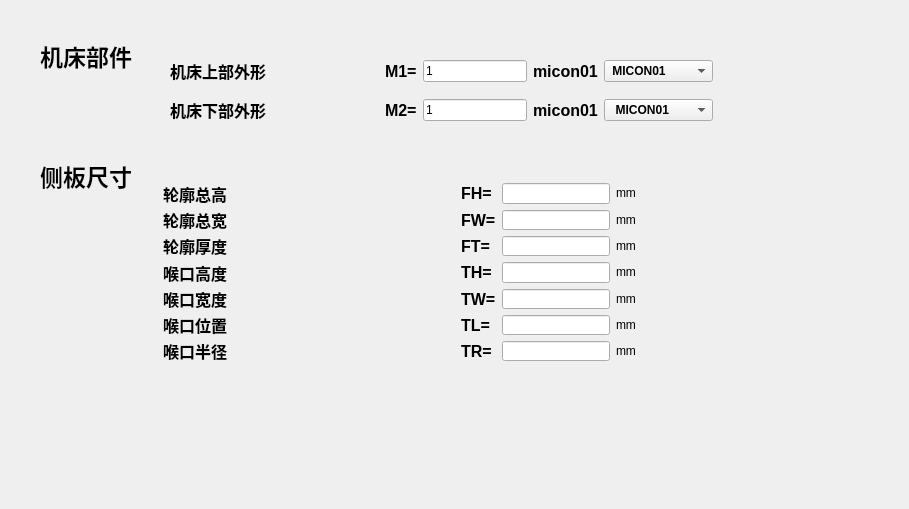
   <widget class="QWidget" name="tab_11">
    <attribute name="title">
     <string>机床侧轮廓</string>
    </attribute>
    <widget class="QWidget" name="widget_19" native="true">
     <property name="geometry">
      <rect>
       <x>0</x>
       <y>0</y>
       <width>900</width>
       <height>500</height>
      </rect>
     </property>
     <widget class="QLabel" name="label_271">
      <property name="geometry">
       <rect>
        <x>40</x>
        <y>40</y>
        <width>101</width>
        <height>31</height>
       </rect>
      </property>
      <property name="font">
       <font>
        <pointsize>17</pointsize>
        <weight>75</weight>
        <bold>true</bold>
       </font>
      </property>
      <property name="text">
       <string>机床部件</string>
      </property>
     </widget>
     <widget class="QLabel" name="label_272">
      <property name="geometry">
       <rect>
        <x>40</x>
        <y>160</y>
        <width>101</width>
        <height>31</height>
       </rect>
      </property>
      <property name="font">
       <font>
        <pointsize>17</pointsize>
        <weight>75</weight>
        <bold>true</bold>
       </font>
      </property>
      <property name="text">
       <string>侧板尺寸</string>
      </property>
     </widget>
     <widget class="QWidget" name="layoutWidget_18">
      <property name="geometry">
       <rect>
        <x>170</x>
        <y>50</y>
        <width>543</width>
        <height>81</height>
       </rect>
      </property>
      <layout class="QGridLayout" name="gridLayout_6">
       <item row="0" column="0">
        <widget class="QLabel" name="label_277">
         <property name="enabled">
          <bool>true</bool>
         </property>
         <property name="font">
          <font>
           <pointsize>12</pointsize>
           <weight>75</weight>
           <bold>true</bold>
          </font>
         </property>
         <property name="text">
          <string>机床上部外形           </string>
         </property>
        </widget>
       </item>
       <item row="0" column="1">
        <spacer name="horizontalSpacer_168">
         <property name="orientation">
          <enum>Qt::Horizontal</enum>
         </property>
         <property name="sizeHint" stdset="0">
          <size>
           <width>37</width>
           <height>17</height>
          </size>
         </property>
        </spacer>
       </item>
       <item row="0" column="2">
        <widget class="QLabel" name="label_278">
         <property name="font">
          <font>
           <pointsize>12</pointsize>
           <weight>75</weight>
           <bold>true</bold>
          </font>
         </property>
         <property name="text">
          <string>M1=</string>
         </property>
        </widget>
       </item>
       <item row="0" column="3">
        <widget class="QLineEdit" name="line50">
         <property name="text">
          <string>1</string>
         </property>
        </widget>
       </item>
       <item row="0" column="4">
        <widget class="QLabel" name="label_279">
         <property name="font">
          <font>
           <pointsize>12</pointsize>
           <weight>75</weight>
           <bold>true</bold>
          </font>
         </property>
         <property name="text">
          <string>micon01</string>
         </property>
        </widget>
       </item>
       <item row="1" column="0">
        <widget class="QLabel" name="label_280">
         <property name="enabled">
          <bool>true</bool>
         </property>
         <property name="font">
          <font>
           <pointsize>12</pointsize>
           <weight>75</weight>
           <bold>true</bold>
          </font>
         </property>
         <property name="text">
          <string>机床下部外形                  </string>
         </property>
        </widget>
       </item>
       <item row="1" column="1">
        <spacer name="horizontalSpacer_169">
         <property name="orientation">
          <enum>Qt::Horizontal</enum>
         </property>
         <property name="sizeHint" stdset="0">
          <size>
           <width>34</width>
           <height>14</height>
          </size>
         </property>
        </spacer>
       </item>
       <item row="1" column="2">
        <widget class="QLabel" name="label_281">
         <property name="font">
          <font>
           <pointsize>12</pointsize>
           <weight>75</weight>
           <bold>true</bold>
          </font>
         </property>
         <property name="text">
          <string>M2=</string>
         </property>
        </widget>
       </item>
       <item row="1" column="3">
        <widget class="QLineEdit" name="line51">
         <property name="text">
          <string>1</string>
         </property>
        </widget>
       </item>
       <item row="1" column="4">
        <widget class="QLabel" name="label_282">
         <property name="font">
          <font>
           <pointsize>12</pointsize>
           <weight>75</weight>
           <bold>true</bold>
          </font>
         </property>
         <property name="text">
          <string>micon01</string>
         </property>
        </widget>
       </item>
       <item row="1" column="5">
        <widget class="QComboBox" name="combo17">
         <property name="font">
          <font>
           <weight>75</weight>
           <bold>true</bold>
          </font>
         </property>
         <item>
          <property name="text">
           <string>  MICON01</string>
          </property>
         </item>
         <item>
          <property name="text">
           <string>  _______.___</string>
          </property>
         </item>
        </widget>
       </item>
       <item row="0" column="5">
        <widget class="QComboBox" name="combo16">
         <property name="font">
          <font>
           <weight>75</weight>
           <bold>true</bold>
          </font>
         </property>
         <item>
          <property name="text">
           <string> MICON01</string>
          </property>
         </item>
         <item>
          <property name="text">
           <string>   36</string>
          </property>
         </item>
         <item>
          <property name="text">
           <string>  987</string>
          </property>
         </item>
         <item>
          <property name="text">
           <string>  698</string>
          </property>
         </item>
        </widget>
       </item>
      </layout>
     </widget>
     <widget class="QLabel" name="machinelabel">
      <property name="geometry">
       <rect>
        <x>600</x>
        <y>180</y>
        <width>171</width>
        <height>171</height>
       </rect>
      </property>
      <property name="text">
       <string/>
      </property>
     </widget>
     <widget class="QWidget" name="layoutWidget">
      <property name="geometry">
       <rect>
        <x>163</x>
        <y>183</y>
        <width>503</width>
        <height>178</height>
       </rect>
      </property>
      <layout class="QGridLayout" name="gridLayout_3">
       <item row="0" column="0">
        <widget class="QLabel" name="label_302">
         <property name="font">
          <font>
           <pointsize>12</pointsize>
           <weight>75</weight>
           <bold>true</bold>
          </font>
         </property>
         <property name="text">
          <string>轮廓总高                     </string>
         </property>
        </widget>
       </item>
       <item row="0" column="1">
        <widget class="QLabel" name="label_303">
         <property name="sizePolicy">
          <sizepolicy hsizetype="Fixed" vsizetype="Preferred">
           <horstretch>0</horstretch>
           <verstretch>0</verstretch>
          </sizepolicy>
         </property>
         <property name="font">
          <font>
           <pointsize>12</pointsize>
           <weight>75</weight>
           <bold>true</bold>
          </font>
         </property>
         <property name="text">
          <string>FH=</string>
         </property>
        </widget>
       </item>
       <item row="0" column="2">
        <widget class="QLineEdit" name="line52">
         <property name="sizePolicy">
          <sizepolicy hsizetype="Fixed" vsizetype="Fixed">
           <horstretch>0</horstretch>
           <verstretch>0</verstretch>
          </sizepolicy>
         </property>
         <property name="text">
          <string/>
         </property>
        </widget>
       </item>
       <item row="0" column="3">
        <widget class="QLabel" name="label_304">
         <property name="sizePolicy">
          <sizepolicy hsizetype="Fixed" vsizetype="Fixed">
           <horstretch>0</horstretch>
           <verstretch>0</verstretch>
          </sizepolicy>
         </property>
         <property name="text">
          <string>mm</string>
         </property>
        </widget>
       </item>
       <item row="1" column="0">
        <widget class="QLabel" name="label_305">
         <property name="font">
          <font>
           <pointsize>12</pointsize>
           <weight>75</weight>
           <bold>true</bold>
          </font>
         </property>
         <property name="text">
          <string>轮廓总宽                     </string>
         </property>
        </widget>
       </item>
       <item row="1" column="1">
        <widget class="QLabel" name="label_306">
         <property name="sizePolicy">
          <sizepolicy hsizetype="Fixed" vsizetype="Preferred">
           <horstretch>0</horstretch>
           <verstretch>0</verstretch>
          </sizepolicy>
         </property>
         <property name="font">
          <font>
           <pointsize>12</pointsize>
           <weight>75</weight>
           <bold>true</bold>
          </font>
         </property>
         <property name="text">
          <string>FW=</string>
         </property>
        </widget>
       </item>
       <item row="1" column="2">
        <widget class="QLineEdit" name="line53">
         <property name="sizePolicy">
          <sizepolicy hsizetype="Fixed" vsizetype="Fixed">
           <horstretch>0</horstretch>
           <verstretch>0</verstretch>
          </sizepolicy>
         </property>
         <property name="text">
          <string/>
         </property>
        </widget>
       </item>
       <item row="1" column="3">
        <widget class="QLabel" name="label_307">
         <property name="sizePolicy">
          <sizepolicy hsizetype="Fixed" vsizetype="Fixed">
           <horstretch>0</horstretch>
           <verstretch>0</verstretch>
          </sizepolicy>
         </property>
         <property name="text">
          <string>mm</string>
         </property>
        </widget>
       </item>
       <item row="2" column="0">
        <widget class="QLabel" name="label_308">
         <property name="enabled">
          <bool>true</bool>
         </property>
         <property name="font">
          <font>
           <pointsize>12</pointsize>
           <weight>75</weight>
           <bold>true</bold>
          </font>
         </property>
         <property name="text">
          <string>轮廓厚度                     </string>
         </property>
        </widget>
       </item>
       <item row="2" column="1">
        <widget class="QLabel" name="label_309">
         <property name="enabled">
          <bool>true</bool>
         </property>
         <property name="sizePolicy">
          <sizepolicy hsizetype="Fixed" vsizetype="Preferred">
           <horstretch>0</horstretch>
           <verstretch>0</verstretch>
          </sizepolicy>
         </property>
         <property name="font">
          <font>
           <pointsize>12</pointsize>
           <weight>75</weight>
           <bold>true</bold>
          </font>
         </property>
         <property name="text">
          <string>FT=</string>
         </property>
        </widget>
       </item>
       <item row="2" column="2">
        <widget class="QLineEdit" name="line54">
         <property name="enabled">
          <bool>true</bool>
         </property>
         <property name="sizePolicy">
          <sizepolicy hsizetype="Fixed" vsizetype="Fixed">
           <horstretch>0</horstretch>
           <verstretch>0</verstretch>
          </sizepolicy>
         </property>
         <property name="text">
          <string/>
         </property>
        </widget>
       </item>
       <item row="2" column="3">
        <widget class="QLabel" name="label_310">
         <property name="enabled">
          <bool>true</bool>
         </property>
         <property name="sizePolicy">
          <sizepolicy hsizetype="Fixed" vsizetype="Fixed">
           <horstretch>0</horstretch>
           <verstretch>0</verstretch>
          </sizepolicy>
         </property>
         <property name="text">
          <string>mm   </string>
         </property>
        </widget>
       </item>
       <item row="3" column="0">
        <widget class="QLabel" name="label_311">
         <property name="font">
          <font>
           <pointsize>12</pointsize>
           <weight>75</weight>
           <bold>true</bold>
          </font>
         </property>
         <property name="text">
          <string>喉口高度                     </string>
         </property>
        </widget>
       </item>
       <item row="3" column="1">
        <widget class="QLabel" name="label_312">
         <property name="sizePolicy">
          <sizepolicy hsizetype="Fixed" vsizetype="Preferred">
           <horstretch>0</horstretch>
           <verstretch>0</verstretch>
          </sizepolicy>
         </property>
         <property name="font">
          <font>
           <pointsize>12</pointsize>
           <weight>75</weight>
           <bold>true</bold>
          </font>
         </property>
         <property name="text">
          <string>TH=</string>
         </property>
        </widget>
       </item>
       <item row="3" column="2">
        <widget class="QLineEdit" name="line55">
         <property name="sizePolicy">
          <sizepolicy hsizetype="Fixed" vsizetype="Fixed">
           <horstretch>0</horstretch>
           <verstretch>0</verstretch>
          </sizepolicy>
         </property>
         <property name="text">
          <string/>
         </property>
        </widget>
       </item>
       <item row="3" column="3">
        <widget class="QLabel" name="label_313">
         <property name="sizePolicy">
          <sizepolicy hsizetype="Fixed" vsizetype="Fixed">
           <horstretch>0</horstretch>
           <verstretch>0</verstretch>
          </sizepolicy>
         </property>
         <property name="text">
          <string>mm </string>
         </property>
        </widget>
       </item>
       <item row="4" column="0">
        <widget class="QLabel" name="label_314">
         <property name="font">
          <font>
           <pointsize>12</pointsize>
           <weight>75</weight>
           <bold>true</bold>
          </font>
         </property>
         <property name="text">
          <string>喉口宽度                     </string>
         </property>
        </widget>
       </item>
       <item row="4" column="1">
        <widget class="QLabel" name="label_315">
         <property name="sizePolicy">
          <sizepolicy hsizetype="Fixed" vsizetype="Preferred">
           <horstretch>0</horstretch>
           <verstretch>0</verstretch>
          </sizepolicy>
         </property>
         <property name="font">
          <font>
           <pointsize>12</pointsize>
           <weight>75</weight>
           <bold>true</bold>
          </font>
         </property>
         <property name="text">
          <string>TW=</string>
         </property>
        </widget>
       </item>
       <item row="4" column="2">
        <widget class="QLineEdit" name="line56">
         <property name="sizePolicy">
          <sizepolicy hsizetype="Fixed" vsizetype="Fixed">
           <horstretch>0</horstretch>
           <verstretch>0</verstretch>
          </sizepolicy>
         </property>
         <property name="text">
          <string/>
         </property>
        </widget>
       </item>
       <item row="4" column="3">
        <widget class="QLabel" name="label_316">
         <property name="sizePolicy">
          <sizepolicy hsizetype="Fixed" vsizetype="Fixed">
           <horstretch>0</horstretch>
           <verstretch>0</verstretch>
          </sizepolicy>
         </property>
         <property name="text">
          <string>mm     </string>
         </property>
        </widget>
       </item>
       <item row="5" column="0">
        <widget class="QLabel" name="label_317">
         <property name="enabled">
          <bool>true</bool>
         </property>
         <property name="font">
          <font>
           <pointsize>12</pointsize>
           <weight>75</weight>
           <bold>true</bold>
          </font>
         </property>
         <property name="text">
          <string>喉口位置                     </string>
         </property>
        </widget>
       </item>
       <item row="5" column="1">
        <widget class="QLabel" name="label_318">
         <property name="enabled">
          <bool>true</bool>
         </property>
         <property name="sizePolicy">
          <sizepolicy hsizetype="Fixed" vsizetype="Preferred">
           <horstretch>0</horstretch>
           <verstretch>0</verstretch>
          </sizepolicy>
         </property>
         <property name="font">
          <font>
           <pointsize>12</pointsize>
           <weight>75</weight>
           <bold>true</bold>
          </font>
         </property>
         <property name="text">
          <string>TL=</string>
         </property>
        </widget>
       </item>
       <item row="5" column="2">
        <widget class="QLineEdit" name="line57">
         <property name="enabled">
          <bool>true</bool>
         </property>
         <property name="sizePolicy">
          <sizepolicy hsizetype="Fixed" vsizetype="Fixed">
           <horstretch>0</horstretch>
           <verstretch>0</verstretch>
          </sizepolicy>
         </property>
         <property name="text">
          <string/>
         </property>
        </widget>
       </item>
       <item row="5" column="3">
        <widget class="QLabel" name="label_319">
         <property name="enabled">
          <bool>true</bool>
         </property>
         <property name="sizePolicy">
          <sizepolicy hsizetype="Fixed" vsizetype="Fixed">
           <horstretch>0</horstretch>
           <verstretch>0</verstretch>
          </sizepolicy>
         </property>
         <property name="text">
          <string>mm         </string>
         </property>
        </widget>
       </item>
       <item row="6" column="0">
        <widget class="QLabel" name="label_320">
         <property name="enabled">
          <bool>true</bool>
         </property>
         <property name="font">
          <font>
           <pointsize>12</pointsize>
           <weight>75</weight>
           <bold>true</bold>
          </font>
         </property>
         <property name="text">
          <string>喉口半径                     </string>
         </property>
        </widget>
       </item>
       <item row="6" column="1">
        <widget class="QLabel" name="label_321">
         <property name="enabled">
          <bool>true</bool>
         </property>
         <property name="sizePolicy">
          <sizepolicy hsizetype="Fixed" vsizetype="Preferred">
           <horstretch>0</horstretch>
           <verstretch>0</verstretch>
          </sizepolicy>
         </property>
         <property name="font">
          <font>
           <pointsize>12</pointsize>
           <weight>75</weight>
           <bold>true</bold>
          </font>
         </property>
         <property name="text">
          <string>TR=</string>
         </property>
        </widget>
       </item>
       <item row="6" column="2">
        <widget class="QLineEdit" name="line58">
         <property name="enabled">
          <bool>true</bool>
         </property>
         <property name="sizePolicy">
          <sizepolicy hsizetype="Fixed" vsizetype="Fixed">
           <horstretch>0</horstretch>
           <verstretch>0</verstretch>
          </sizepolicy>
         </property>
         <property name="text">
          <string/>
         </property>
        </widget>
       </item>
       <item row="6" column="3">
        <widget class="QLabel" name="label_322">
         <property name="enabled">
          <bool>true</bool>
         </property>
         <property name="sizePolicy">
          <sizepolicy hsizetype="Fixed" vsizetype="Fixed">
           <horstretch>0</horstretch>
           <verstretch>0</verstretch>
          </sizepolicy>
         </property>
         <property name="text">
          <string>mm       </string>
         </property>
        </widget>
       </item>
      </layout>
     </widget>
    </widget>
   </widget>
